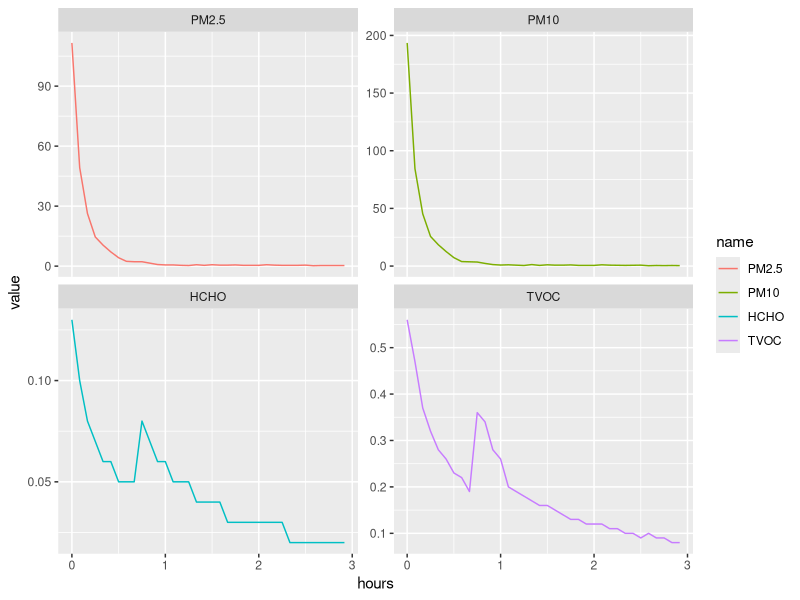
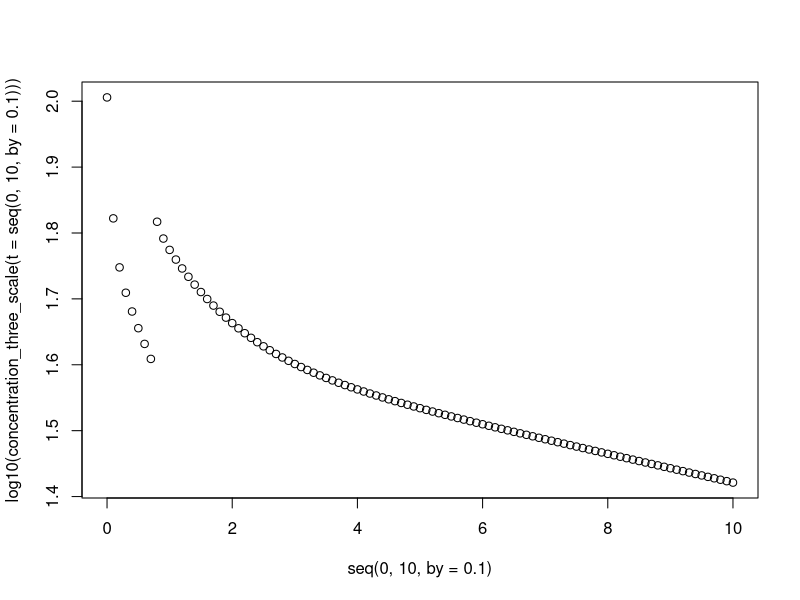
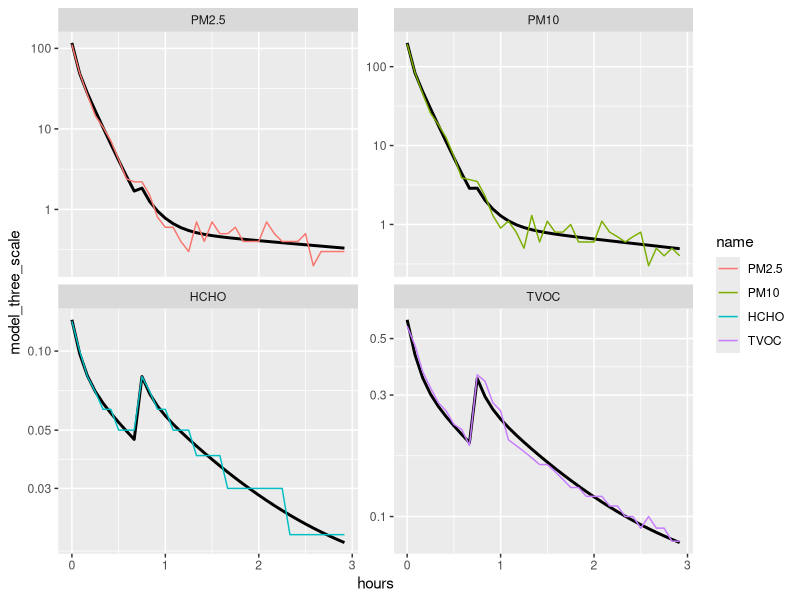

Recreate these plots in R, in order.
# smashburger IAQ

library(tidyverse)
library(lubridate)
library(minpack.lm)

d = read_csv('smashburger_IAQ_20230305.csv') %>%
  mutate(DATE=as.POSIXct(DATE,format="%m/%d/%Y %H:%M",tz=Sys.timezone())) %>%
  select(DATE,PM2.5,PM10,HCHO,TVOC) %>%
  pivot_longer(-DATE) %>%
  mutate(hours=as.numeric(DATE-min(DATE))/3600) %>%
  mutate(name=factor(name,levels=c('PM2.5','PM10','HCHO','TVOC'))) %>%
  arrange(name) %>%
  filter(hours<3)

ggplot(d) +
  geom_line(aes(x=hours,y=value,group=name,color=name)) +
  facet_wrap('name',scale='free_y')


concentration = function(t=seq(0,2,by=0.05),ACH,C0,S){
  Ct = (C0- S/ACH) * exp(-t*ACH) + S/ACH
  return(Ct)
}

concentration_two_scale = function(t=seq(0,2,by=0.05),ACH=8,C0=200,S=20,lambda_slow=0.5){
  Ct = (C0- S*exp(-t*lambda_slow)/ACH) * exp(-t*ACH) + S*exp(-t*lambda_slow)/ACH
  return(Ct)
}

concentration_three_scale = function(t=seq(0,2,by=0.05),ACH=1,C0=100,S=20,lambda_slow=0.05,
                                     f1=0.5,lambda_fast=15,
                                     E=0.1,te=0.75){

  Ct = (C0- S*exp(-t*lambda_slow)/ACH) * ((1-f1)*exp(-t*ACH)+f1*exp(-t*lambda_fast)) + S*exp(-t*lambda_slow)*(1/ACH+1/lambda_fast)

  Et = E*(C0- S*exp(-(t-te)*lambda_slow)/ACH) * ((1-f1)*exp(-(t-te)*ACH)+f1*exp(-(t-te)*lambda_fast)) + S*exp(-(t-te)*lambda_slow)*(1/ACH+1/lambda_fast)
  Et[t<te]=0
  Ct=Ct+Et

  return(Ct)
}
plot(seq(0,10,by=0.1),log10(concentration_three_scale(t=seq(0,10,by=0.1))))


d$model=as.numeric(NA)
params=matrix(NA,nrow=4,ncol=3)
rownames(params)= unique(d$name)
colnames(params)= c('ACH','peak','source')

d$model_two_scale=as.numeric(NA)
params_two_scale=matrix(NA,nrow=4,ncol=4)
rownames(params_two_scale)= unique(d$name)
colnames(params_two_scale)= c('ACH','C0','source','lambda_slow')

d$model_three_scale=as.numeric(NA)
params_three_scale=matrix(NA,nrow=4,ncol=7)
rownames(params_three_scale)= unique(d$name)
colnames(params_three_scale)= c('ACH','C0','source','lambda_slow','f1','lambda_fast','event')


for( name in levels(d$name)){
  idx = d$name==name
  tmp=d[idx,]

  m = nlsLM(value~concentration(t=hours,ACH,C0,S),
          start=list(ACH=1,C0=max(tmp$value),S=min(tmp$value)),
          data=tmp)
  d$model[idx]=predict(m)
  params[name==unique(d$name),]=coef(m)

  m2 = nlsLM(value~concentration_two_scale(t=hours,ACH,C0,S,lambda_slow),
           start=list(ACH=1,C0=max(tmp$value),S=min(tmp$value),lambda_slow=0.1),
           data=tmp,
           lower=c(1,0,0,0),
           upper=c(Inf,Inf,Inf,1))
  d$model_two_scale[idx]=predict(m2)
  params_two_scale[name==unique(d$name),]=coef(m2)

  m3 = nlsLM(log(value)~log(concentration_three_scale(t=hours,ACH,C0,S,lambda_slow,f1,lambda3,E)),
             start=list(ACH=6,C0=max(tmp$value),S=min(tmp$value),lambda_slow=0.5,f1=0.5,lambda3=20,E=0.1),
             data=tmp,
             lower=c(1,0,0,0,0,10,0),
             upper=c(10,Inf,Inf,1,1,Inf,1),
             control=nls.lm.control(maxiter=100))
  d$model_three_scale[idx]=exp(predict(m3))
  params_three_scale[name==unique(d$name),]=coef(m3)

}
params
params_two_scale # I'm not sure why this isn't fitting reasonably, but whatever, the harder one works!
params_three_scale

ggplot(d) +
  # geom_line(aes(x=hours,y=model,group=name,color=name),size=1,linetype='dashed') +
  # geom_line(aes(x=hours,y=model_two_scale,group=name,color=name),size=1,linetype='solid') +
  geom_line(aes(x=hours,y=model_three_scale,group=name),size=1,linetype='solid') +
  geom_line(aes(x=hours,y=value,group=name,color=name)) +
  facet_wrap('name',scale='free_y') +
  scale_y_continuous(trans='log10')

# sunday's daily average PM2.5 was 4.7 mu-g/m3
# ach into the house is 1/3 per hour it looks like.
